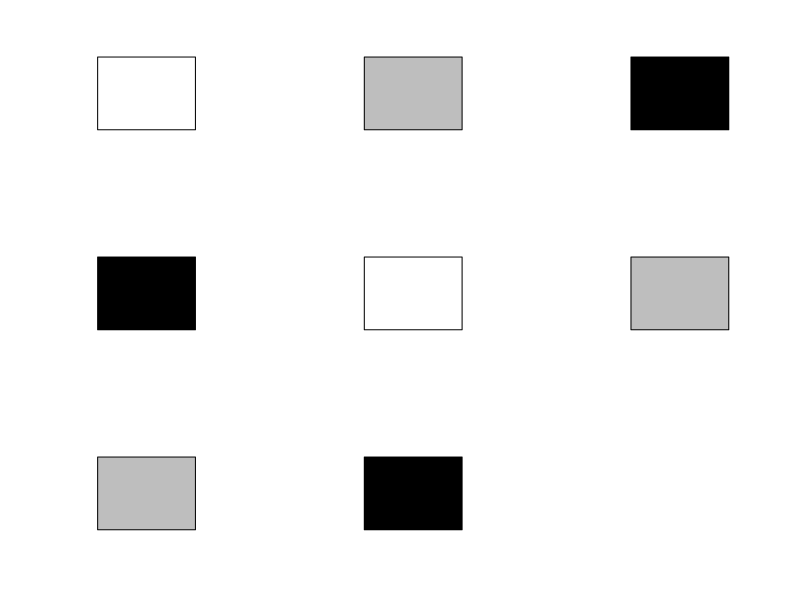

This chart was generated by the following R code: (Note: this script raises an error after producing the figure.)
shape<-function(form){
  if(form==1)#coordinates for printing the rectangle
  {
    x<-c(25,25,65,65)
    y<-c(30,80,80,30)
  }else if(form==2)#coordinates for printing a T
  {
    x<-c(20,60,60,52,52,38,38,20)
    y<-c(70,70,55,55,20,20,55,55)
  }else if(form==3)#coordinates for ellipse 
  {
    x<-c(seq(-6,6,by=.1),seq(6,-6,by=-.1))+40
    y<-c(-sqrt((9-(seq(-6,6,by=.1))^2/4)),sqrt((9-(seq(-6,6,by=.1))^2/4)))*3+60
  }
  return(data.frame(x,y))
}


par(mfrow=c(3,3))

cols<-c("white","grey","black","black","white","grey","grey","black")
for(i in 1:8){
  plot(c(10, 80), c(30, 80), type = "n", xlab = "", ylab = "", 
       axes = F)
  
  coords<-shape(1)
  polygon(coords$x,coords$y,col=cols[i])
 
}

plot(c(-10, 10), c(-30, 30), type = "n", xlab = "", ylab = "", 
     axes = F)


polygon(x,y)


                       